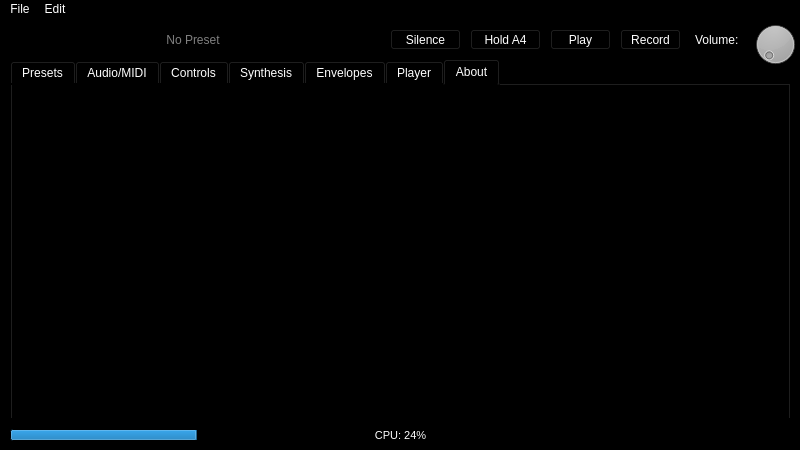
<?xml version="1.0" encoding="UTF-8"?>
<ui version="4.0">
 <class>SoundbenchUI</class>
 <widget class="QMainWindow" name="SoundbenchUI">
  <property name="geometry">
   <rect>
    <x>0</x>
    <y>0</y>
    <width>800</width>
    <height>450</height>
   </rect>
  </property>
  <property name="windowTitle">
   <string>Soundbench</string>
  </property>
  <property name="styleSheet">
   <string notr="true">QWidget {
	color: white;
	background-color: black;
}</string>
  </property>
  <widget class="QWidget" name="centralwidget">
   <widget class="QProgressBar" name="progressBar">
    <property name="geometry">
     <rect>
      <x>10</x>
      <y>410</y>
      <width>781</width>
      <height>12</height>
     </rect>
    </property>
    <property name="styleSheet">
     <string notr="true">QWidget {
	font-size: 11px;
}</string>
    </property>
    <property name="value">
     <number>24</number>
    </property>
    <property name="invertedAppearance">
     <bool>false</bool>
    </property>
    <property name="format">
     <string>CPU: %p%</string>
    </property>
   </widget>
   <widget class="QLineEdit" name="lineEdit">
    <property name="geometry">
     <rect>
      <x>5</x>
      <y>10</y>
      <width>376</width>
      <height>21</height>
     </rect>
    </property>
    <property name="layoutDirection">
     <enum>Qt::LeftToRight</enum>
    </property>
    <property name="text">
     <string/>
    </property>
    <property name="alignment">
     <set>Qt::AlignCenter</set>
    </property>
    <property name="placeholderText">
     <string>No Preset</string>
    </property>
   </widget>
   <widget class="QPushButton" name="pushButton">
    <property name="geometry">
     <rect>
      <x>390</x>
      <y>10</y>
      <width>71</width>
      <height>21</height>
     </rect>
    </property>
    <property name="text">
     <string>Silence</string>
    </property>
   </widget>
   <widget class="QPushButton" name="pushButton_2">
    <property name="geometry">
     <rect>
      <x>470</x>
      <y>10</y>
      <width>71</width>
      <height>21</height>
     </rect>
    </property>
    <property name="text">
     <string>Hold A4</string>
    </property>
    <property name="checkable">
     <bool>true</bool>
    </property>
   </widget>
   <widget class="QPushButton" name="pushButton_3">
    <property name="geometry">
     <rect>
      <x>550</x>
      <y>10</y>
      <width>61</width>
      <height>21</height>
     </rect>
    </property>
    <property name="text">
     <string>Play</string>
    </property>
    <property name="checkable">
     <bool>true</bool>
    </property>
   </widget>
   <widget class="QPushButton" name="pushButton_4">
    <property name="geometry">
     <rect>
      <x>620</x>
      <y>10</y>
      <width>61</width>
      <height>21</height>
     </rect>
    </property>
    <property name="text">
     <string>Record</string>
    </property>
    <property name="checkable">
     <bool>true</bool>
    </property>
   </widget>
   <widget class="QDial" name="dial">
    <property name="geometry">
     <rect>
      <x>750</x>
      <y>0</y>
      <width>51</width>
      <height>51</height>
     </rect>
    </property>
   </widget>
   <widget class="QLabel" name="label">
    <property name="geometry">
     <rect>
      <x>695</x>
      <y>10</y>
      <width>61</width>
      <height>21</height>
     </rect>
    </property>
    <property name="text">
     <string>Volume:</string>
    </property>
   </widget>
   <widget class="QTabWidget" name="tabWidget">
    <property name="geometry">
     <rect>
      <x>10</x>
      <y>40</y>
      <width>781</width>
      <height>361</height>
     </rect>
    </property>
    <property name="currentIndex">
     <number>6</number>
    </property>
    <widget class="QWidget" name="tab_presets">
     <attribute name="title">
      <string>Presets</string>
     </attribute>
    </widget>
    <widget class="QWidget" name="tab_setup">
     <attribute name="title">
      <string>Audio/MIDI</string>
     </attribute>
    </widget>
    <widget class="QWidget" name="tab_controls">
     <attribute name="title">
      <string>Controls</string>
     </attribute>
    </widget>
    <widget class="QWidget" name="tab_synth">
     <attribute name="title">
      <string>Synthesis</string>
     </attribute>
    </widget>
    <widget class="QWidget" name="tab_envel">
     <attribute name="title">
      <string>Envelopes</string>
     </attribute>
    </widget>
    <widget class="QWidget" name="tab_player">
     <attribute name="title">
      <string>Player</string>
     </attribute>
    </widget>
    <widget class="QWidget" name="tab_about">
     <attribute name="title">
      <string>About</string>
     </attribute>
    </widget>
   </widget>
   <zorder>progressBar</zorder>
   <zorder>lineEdit</zorder>
   <zorder>pushButton</zorder>
   <zorder>pushButton_2</zorder>
   <zorder>pushButton_3</zorder>
   <zorder>pushButton_4</zorder>
   <zorder>label</zorder>
   <zorder>dial</zorder>
   <zorder>tabWidget</zorder>
  </widget>
  <widget class="QMenuBar" name="menubar">
   <property name="geometry">
    <rect>
     <x>0</x>
     <y>0</y>
     <width>800</width>
     <height>22</height>
    </rect>
   </property>
   <widget class="QMenu" name="menuFile">
    <property name="title">
     <string>File</string>
    </property>
   </widget>
   <widget class="QMenu" name="menuEdit">
    <property name="title">
     <string>Edit</string>
    </property>
   </widget>
   <addaction name="menuFile"/>
   <addaction name="menuEdit"/>
  </widget>
 </widget>
 <resources/>
 <connections/>
</ui>
